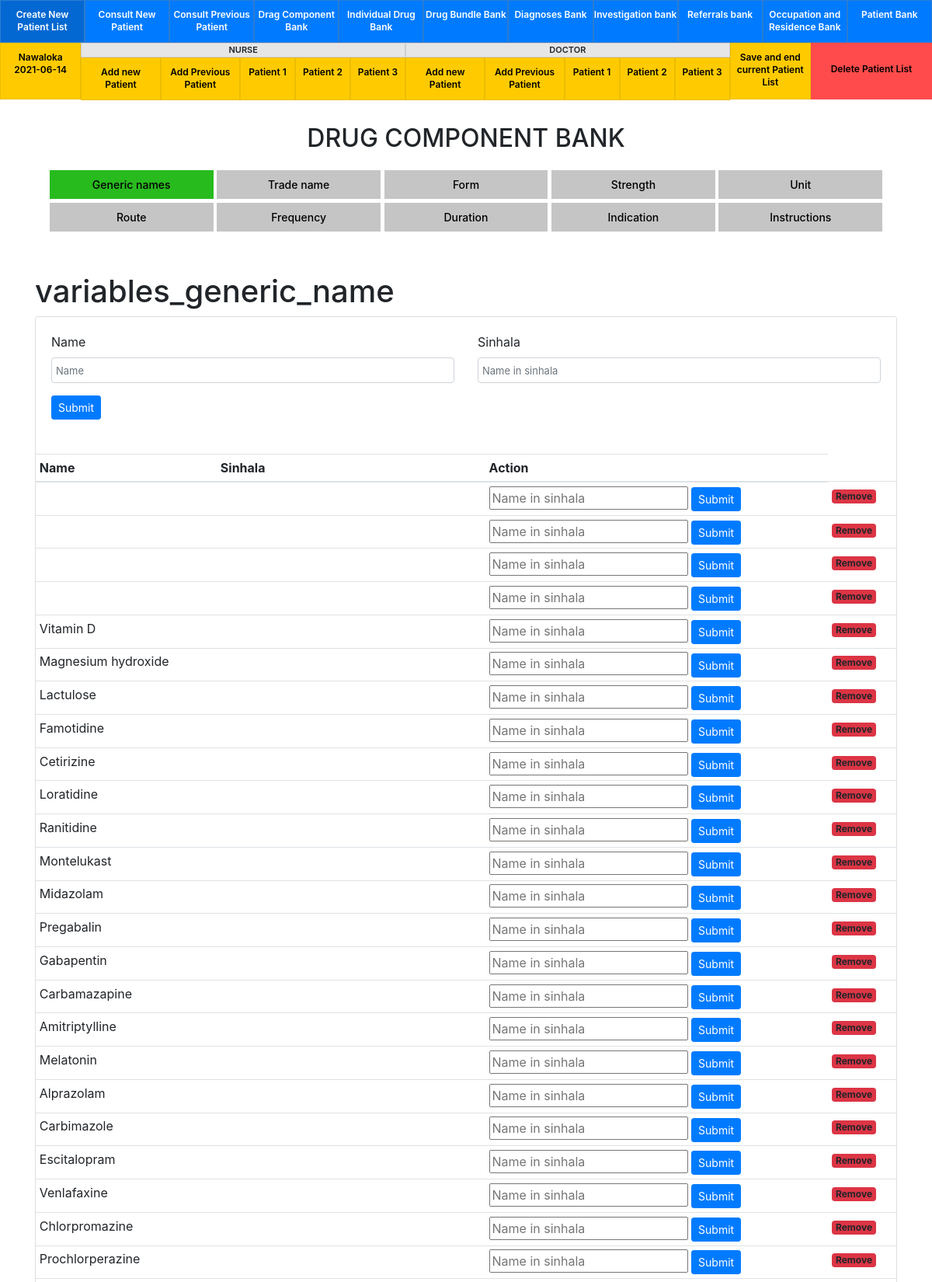
The app's page /views/drug-variables/variables.php?tb=variables_generic_name (upper part) with its own data.
### tables this page shows
CREATE TABLE IF NOT EXISTS `medical_center` (
  `id` int(255) NOT NULL AUTO_INCREMENT,
  `name` varchar(50) NOT NULL,
  `time` varchar(10) NOT NULL,
  PRIMARY KEY (`id`)
);

CREATE TABLE IF NOT EXISTS `variables_generic_name` (
  `id` int(255) NOT NULL AUTO_INCREMENT,
  `name` varchar(150) NOT NULL,
  `sinhala` varchar(150) DEFAULT NULL,
  PRIMARY KEY (`id`)
);

### config/config.php (called while the page is built, shortened)
<?php
$url			= 'http://localhost/doc/';
$db_host		= 'localhost';
$db_user		= 'root';
$db_pass		= '';
$db_database	= 'doc';
$db = new PDO('mysql:host='.$db_host.';dbname='.$db_database, $db_user, $db_pass);
$db->setAttribute(PDO::ATTR_ERRMODE, PDO::ERRMODE_EXCEPTION);
if(isset($_GET['center'])) {
    $Center = $_GET['center'];
    if(!isset($_COOKIE['center'])) {
    	setcookie('center', $Center, time() + (86400 * 30), "/");
    }else {
    	$Center = $_COOKIE['center'];
    }
} else {
    $Center = $_COOKIE['center'];
};
function checkactive($db,$center,$nd,$order){
    $center_slq = "SELECT id FROM temp_center_patients_details WHERE `order`="."'".$order."'"." AND `center`="."'".$center."'"." AND `nd`="."'".$nd."'";
    $center_result = $db->query($center_slq)->fetch();
    return $center_result['id'];
};
$onecheck = checkactive($db,$Center,'n','1');
$towcheck = checkactive($db,$Center,'n','2');
$threcheck = checkactive($db,$Center,'n','3');
$onecheck_d = checkactive($db,$Center,'d','1');
$towcheck_d = checkactive($db,$Center,'d','2');
$threcheck_d = checkactive($db,$Center,'d','3');
?>

### views/drug-variables/variables.php (the view, shortened to what this page needs)
<?php include'../../config/config.php'; ?>
<?php include'../../inc/header.php';
$table = $_GET['tb'];
?>
<div class="nes-stat">
  <div class="container">
    <div class="row">
     <div class="col-12">
          <div>
            <?php if($table == 'variables_doctor' || $table == 'variables_doctor_indication'){ ?>
              <h2 class="hetcenter">INVESTIGATIONS BANK</h2>
              <ul class="nav nav-treeview" style="display: block;">
                <li class="nav-item">
                  <a class="nav-link <?php if($table == 'variables_doctor'){ echo 'active'; } ?>" href="<?php echo $url; ?>views/drug-variables/variables.php?tb=variables_doctor">
                    Professional
                  </a>
                </li>
                <li class="nav-item">
                  <a  class="nav-link <?php if($table == 'variables_doctor_indication'){ echo 'active'; } ?>" href="<?php echo $url; ?>views/drug-variables/variables.php?tb=variables_doctor_indication">
                    Referral
                  </a>
                </li>
              </ul>
           <?php }elseif($table == 'variables_diagnoses'){
           }else{ ?>
            <h2 class="hetcenter">DRUG COMPONENT BANK</h2>
            <ul class="nav nav-treeview" style="display: block;">
              <li class="nav-item">
                <a class="nav-link <?php if($table == 'variables_generic_name'){ echo 'active'; } ?>" href="<?php echo $url; ?>views/drug-variables/variables.php?tb=variables_generic_name">
                  Generic names
                </a>
              </li>
              <li class="nav-item">
                <a  class="nav-link <?php if($table == 'variables_trade_name'){ echo 'active'; } ?>" href="<?php echo $url; ?>views/drug-variables/variables.php?tb=variables_trade_name">
                  Trade name
                </a>
              </li>
              <li class="nav-item">
                <a  class="nav-link <?php if($table == 'variables_form'){ echo 'active'; } ?>" href="<?php echo $url; ?>views/drug-variables/variables.php?tb=variables_form">
                  Form
                </a>
              </li>
              <li class="nav-item">
                <a  class="nav-link <?php if($table == 'variables_strength'){ echo 'active'; } ?>" href="<?php echo $url; ?>views/drug-variables/variables.php?tb=variables_strength">
                  Strength
                </a>
              </li>
              <li class="nav-item">
                <a  class="nav-link <?php if($table == 'variables_unit'){ echo 'active'; } ?>" href="<?php echo $url; ?>views/drug-variables/variables.php?tb=variables_unit">
                  Unit
                </a>
              </li>
              <li class="nav-item">
                <a class="nav-link <?php if($table == 'variables_route'){ echo 'active'; } ?>" href="<?php echo $url; ?>views/drug-variables/variables.php?tb=variables_route">
                  Route
                </a>
              </li>
              <li class="nav-item">
                <a class="nav-link <?php if($table == 'variables_frequency'){ echo 'active'; } ?>" href="<?php echo $url; ?>views/drug-variables/variables.php?tb=variables_frequency">
                  Frequency
                </a>
              </li>
              <li class="nav-item">
                <a class="nav-link <?php if($table == 'variables_duration'){ echo 'active'; } ?>" href="<?php echo $url; ?>views/drug-variables/variables.php?tb=variables_duration">
                  Duration
                </a>
              </li>
              <li class="nav-item">
                <a class="nav-link <?php if($table == 'variables_indication'){ echo 'active'; } ?>" href="<?php echo $url; ?>views/drug-variables/variables.php?tb=variables_indication">
                  Indication
                </a>
              </li>
              <li class="nav-item">
                <a class="nav-link <?php if($table == 'variables_instructions'){ echo 'active'; } ?>" href="<?php echo $url; ?>views/drug-variables/variables.php?tb=variables_instructions">
                  Instructions
                </a>
              </li>
            </ul>
           <?php }; ?>
          </div>
     </div>
     <br>&nbsp;
     <br>
      <div class="col-12">
        <h1><?php echo $table; ?></h1>
        <div class="card">
          <form role="form" action="<?php echo $url; ?>control-files/variables/save.php?tb=<?php echo $table; ?>" method="post">
            <div class="card-body">
              <div class="row">
                <div class="col-md-6">
                  <div class="form-group">
                    <label for="exampleInputEmail1">Name </label>
                    <input type="text" class="form-control" name="variables_name" placeholder="Name">
                  </div>
                </div>
                <div class="col-md-6">
                  <div class="form-group">
                    <label for="exampleInputEmail1">Sinhala </label>
                    <input type="text" class="form-control" name="variables_name_sinhala" placeholder="Name in sinhala" >
                  </div>
                </div>
              </div>
              <button type="submit" class="btn btn-primary btn-sm">Submit</button>
            </div>
          </form>
          <br>
          <div class="card-body p-0">
            <table class="table table-sm">
              <thead>
                <tr>
                  <th>Name</th>
                  <th>Sinhala</th>
                  <th>Action</th>
                </tr>
              </thead>
              <tbody>
                <?php
                  $result = $db->prepare("SELECT * FROM $table ORDER BY id DESC");
                  $result->execute();
                  for($i=0; $row = $result->fetch(); $i++){
                ?>
                <tr>
                  <td><?php echo $row['name']; ?></td>
                  <td><?php echo $row['sinhala']; ?></td>
                  <td>
                    <form method="post" action="<?php echo $url; ?>control-files/sinhala_update.php">
                      <input type="text"  name="sinhala_name" placeholder="Name in sinhala" >
                      <button type="submit" class="btn btn-primary btn-sm">Submit</button>
                    </form>
                  </td>
                  <td><span date-id="<?php echo $row['id']; ?>" data-table="<?php echo $table; ?>" class="badge bg-danger del-row">Remove</span></td>
                </tr>
                <?php
                  }
                ?>
              </tbody>
            </table>
          </div>
        </div>
      </div>
    </div>
  </div>
</div>
</body>
</html>

### inc/header.php (shortened to what this page needs)
<!DOCTYPE html>
<html lang="en">
<head>
  <link rel="stylesheet" href="<?php echo $url; ?>dist/css/bootstrap.min.css">
  <link rel="stylesheet" href="<?php echo $url; ?>dist/css/jquery.dataTables.min.css">
  <link rel="stylesheet" href="<?php echo $url; ?>dist/css/select2.min.css">
  <link rel="stylesheet" href="<?php echo $url; ?>dist/css/style.css">
</head>
<body>
<div class="">
  <div class="header-top">
  <?php
    $center_slq = "SELECT id FROM medical_center WHERE name="."'".$Center."'";
    $center_result = $db->query($center_slq)->fetch();
    if(isset($_GET['data'])) {
      $ord_id = $_GET['data'];
      $nd = $_GET['nd'];
    }else{
      $ord_id = null;
      $nd = null;
    }
  ?>
    <a id="new_patient_btn" href="<?php echo $url; ?>control-files/add_center.php" class="<?php if($center_result["id"]){ echo 'disabled'; } ?>">Create New Patient List</a>
    <a href="<?php echo $url; ?>views/consult-new-patient-add-parients.php">Consult New Patient</a>
    <a href="<?php echo $url; ?>views/all-patients.php?cpp=cpp">Consult Previous Patient</a>
    <a href="<?php echo $url; ?>views/drug-variables/variables.php?tb=variables_generic_name">Drag Component Bank</a>
    <a href="<?php echo $url; ?>views/bulk/individual-drug-medicen.php">Individual Drug Bank</a>
    <a href="<?php echo $url; ?>views/bulk/bulk-medicen.php">Drug Bundle Bank</a>
    <a href="<?php echo $url; ?>views/drug-variables/variables.php?tb=variables_diagnoses">Diagnoses Bank</a>
    <a href="<?php echo $url; ?>views/drug-variables/test-variables.php">Investigation bank</a>
    <a href="<?php echo $url; ?>views/drug-variables/variables.php?tb=variables_doctor">Referrals bank</a>
    <a href="<?php echo $url; ?>views/drug-variables/variables.php?tb=variables_residence">Occupation and Residence Bank</a>
    <a href="<?php echo $url; ?>views/all-patients.php">Patient Bank</a>
  </div>
  <div class="chanlcenter-row">
    <?php
      $result = $db->prepare("SELECT * FROM medical_center ORDER BY id DESC");
      $result->execute();
      for($i=0; $row = $result->fetch(); $i++){
    ?>
    <div class="chanlcenter">
      <div class="ners">
        <div class="ns20">
          <a href="<?php echo $url; ?>views/today-patients.php"><?php echo $row['name']; ?> <span><?php echo $row['time']; ?></span></a>
        </div>
        <div class="bok-wid">
          <div>
            <label class="doclab">Nurse</label>
          </div>
          <div>
            <div class="nss20">
              <a class="<?php if($threcheck && $towcheck && $onecheck){ echo 'disabled'; } ?>" href="<?php echo $url; ?>views/nurses-assesment.php?nd=n&data=<?php
            if($onecheck == null){ echo '1'; }elseif($towcheck == null){ echo '2'; }elseif($threcheck == null){ echo '3'; } ?>">Add new Patient</a>
            </div>
            <div class="nss20">
              <a class="<?php if($threcheck){ echo 'disabled'; } ?>" href="<?php echo $url; ?>views/all-patients.php?nd=n&data=<?php
            if($onecheck == null){ echo '1'; }elseif($towcheck == null){ echo '2'; }elseif($threcheck == null){ echo '3'; } ?>">Add Previous Patient</a>
            </div>
            <div class="ns13">
              <a class="<?php if($onecheck || $ord_id == '1' && $nd == 'n' ){ echo 'actdeis'; } ?> <?php if($ord_id == '1'){ echo 'curnt'; } ?>" href="<?php echo $url; ?>views/nurses-assesment.php?nd=n&data=1">Patient 1</a>
            </div>
            <div class="ns13">
              <a class="<?php if($towcheck || $ord_id == '2' && $nd == 'n' ){ echo 'actdeis'; } ?> <?php if($ord_id == '2'){ echo 'curnt'; } ?>" href="<?php echo $url; ?>views/nurses-assesment.php?nd=n&data=2">Patient 2</a>
            </div>
            <div class="ns13">
              <a class="<?php if($threcheck || $ord_id == '3' && $nd == 'n' ){ echo 'actdeis'; } ?> <?php if($ord_id == '3'){ echo 'curnt'; } ?>" href="<?php echo $url; ?>views/nurses-assesment.php?nd=n&data=3">Patient 3</a>
            </div>
          </div>
        </div>
      </div>
      <div class="dork">
        <div class="bok-wid">
          <div>
            <label class="doclab">Doctor</label>
          </div>
          <div>
            <div class="nss20"><a class="<?php if($threcheck_d && $towcheck_d && $onecheck_d){ echo 'disabled'; } ?>" href="<?php echo $url; ?>views/doctor-assesment-and-add-parients.php?nd=d&data=<?php
            if($onecheck_d == null){ echo '1'; }elseif($towcheck_d == null){ echo '2'; }elseif($threcheck_d == null){ echo '3'; } ?>">Add new Patient</a></div>
            <div class="nss20"><a class="<?php if($threcheck_d){ echo 'disabled'; } ?>" href="<?php echo $url; ?>views/all-patients.php?nd=d&data=<?php
            if($onecheck_d == null){ echo '1'; }elseif($towcheck_d == null){ echo '2'; }elseif($threcheck_d == null){ echo '3'; } ?>">Add Previous Patient</a></div>
            <div class="ns13">
              <a class="<?php if($onecheck_d || $ord_id == '1' && $nd == 'd' ){ echo 'actdeis'; } ?> <?php if($ord_id == '1'){ echo 'curnt'; } ?>" href="<?php echo $url; ?>views/doctor-assesment-and-add-parients.php?nd=d&data=1">Patient 1</a>
            </div>
            <div class="ns13">
              <a class="<?php if($towcheck_d || $ord_id == '2' && $nd == 'd' ){ echo 'actdeis'; } ?> <?php if($ord_id == '2'){ echo 'curnt'; } ?>" href="<?php echo $url; ?>views/doctor-assesment-and-add-parients.php?nd=d&data=2">Patient 2</a>
            </div>
            <div class="ns13">
              <a class="<?php if($threcheck_d || $ord_id == '3' && $nd == 'd' ){ echo 'actdeis'; } ?> <?php if($ord_id == '3'){ echo 'curnt'; } ?>" href="<?php echo $url; ?>views/doctor-assesment-and-add-parients.php?nd=d&data=3">Patient 3</a>
            </div>
          </div>
        </div>
        <div class="ns20">
          <a href="<?php echo $url; ?>control-files/save-and-cls.php" id="savesur">Save and end current Patient List</a>
        </div>
      </div>
      <div class="sd-delet" date-id="<?php echo $row['id']; ?>">Delete Patient List</div>
    </div>
    <?php
      }
    ?>
  </div>
</div>

### records on screen
medical_center: name "Nawaloka", time "2021-06-14"
variables_generic_name: name "Vitamin D"
variables_generic_name: name "Magnesium hydroxide"
variables_generic_name: name "Lactulose"
variables_generic_name: name "Famotidine"
variables_generic_name: name "Cetirizine"
variables_generic_name: name "Loratidine"
variables_generic_name: name "Ranitidine"
variables_generic_name: name "Montelukast"
variables_generic_name: name "Midazolam"
variables_generic_name: name "Pregabalin"
variables_generic_name: name "Gabapentin"
variables_generic_name: name "Carbamazapine"
variables_generic_name: name "Amitriptylline"
variables_generic_name: name "Melatonin"
variables_generic_name: name "Alprazolam"
variables_generic_name: name "Carbimazole"
variables_generic_name: name "Escitalopram"
variables_generic_name: name "Venlafaxine"
variables_generic_name: name "Chlorpromazine"
variables_generic_name: name "Prochlorperazine"

### other values on screen
$table "variables_generic_name"
